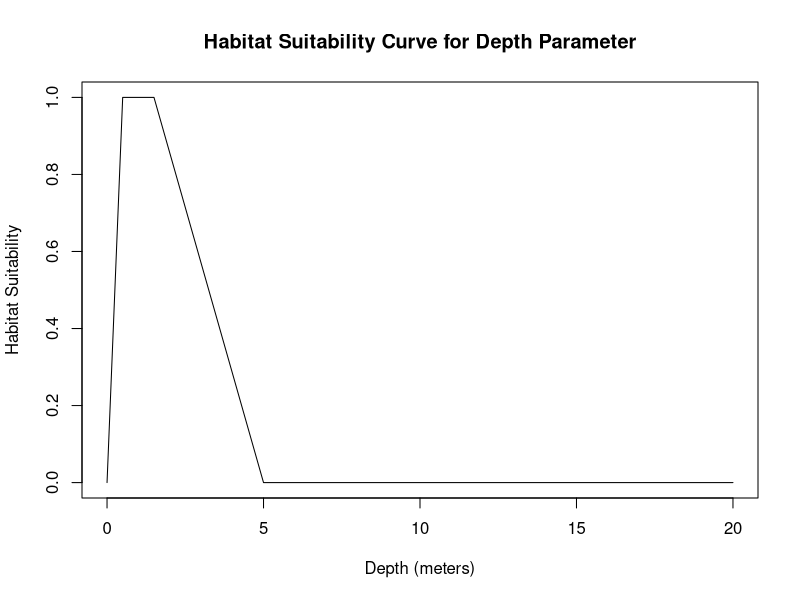
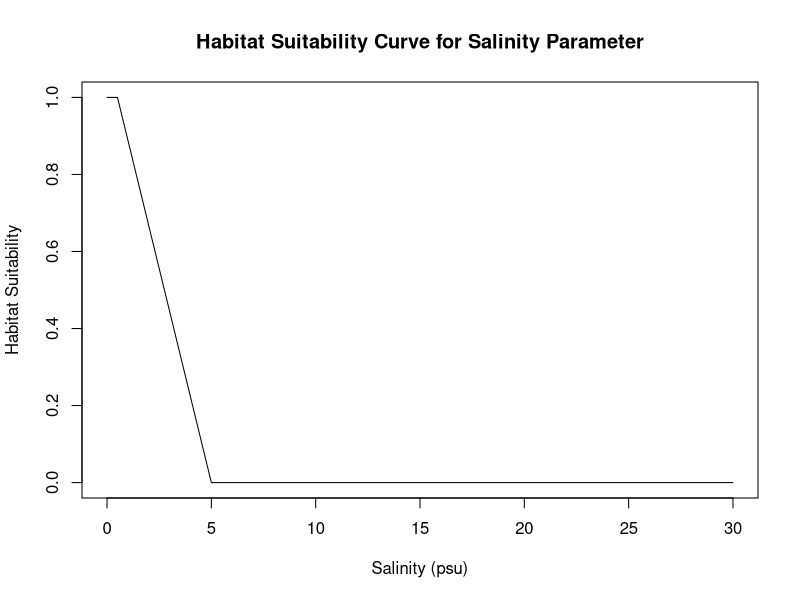
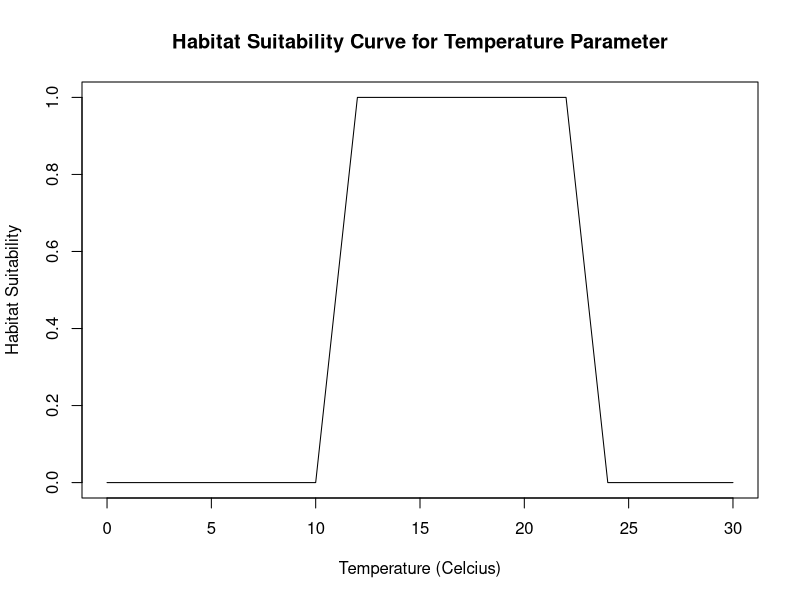
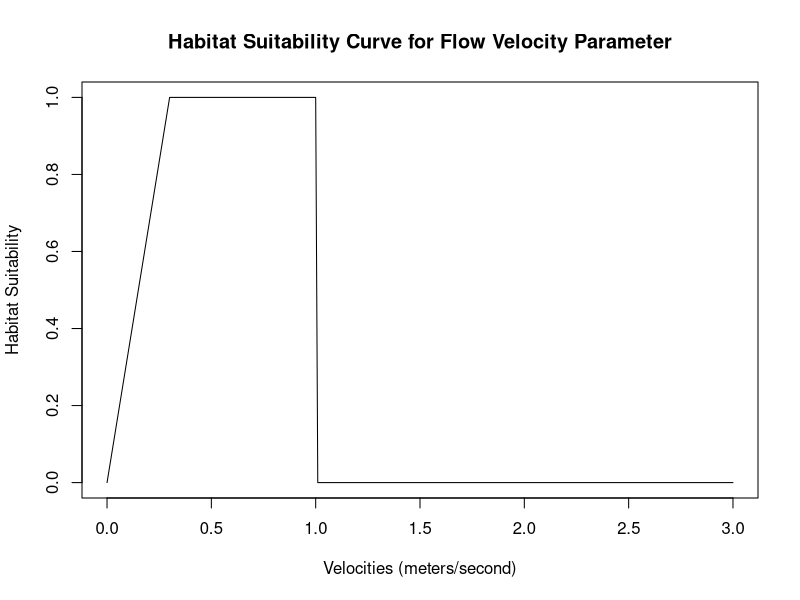
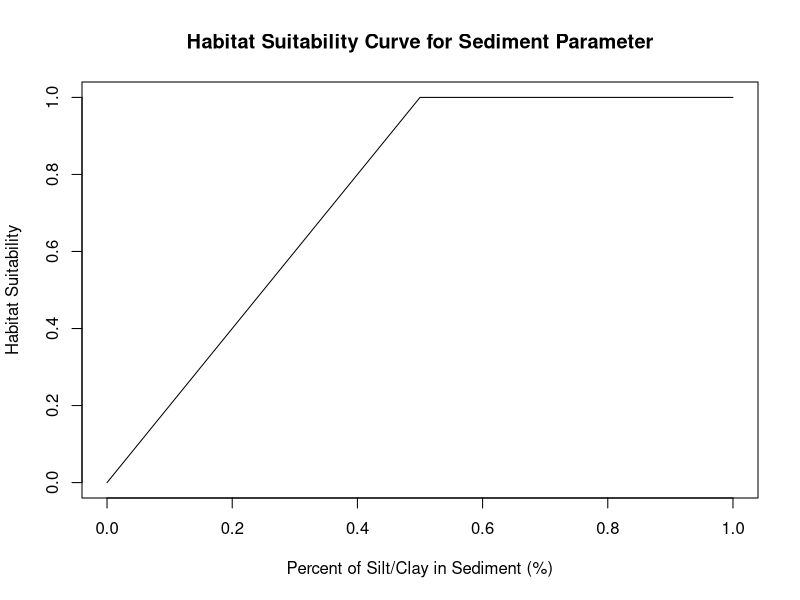

Here is the R script that generated these plots, in order:
## ---- chunk 1
#depth_range <- c(0.305,0.61)#in meters
depth <- (0.305+1)/2 #average between min & max
depth_suitability_curve <- function(depth) {
  # Define the optimal range for depth
  optimal_depth_range <- c(0.5, 1.5) # meters

  # Define the lower and upper thresholds for depth
  lower_threshold <- 0 # meters
  upper_threshold <- 5 # meters

  # Compute the habitat suitability score based on depth
  if (depth < lower_threshold | depth > upper_threshold) {
    suitability_score <- 0
  } else if (depth >= optimal_depth_range[1] & depth <= optimal_depth_range[2]) {
    suitability_score <- 1
  } else if (depth < optimal_depth_range[1]) {
    suitability_score <- (depth - lower_threshold) / (optimal_depth_range[1] - lower_threshold)
  } else if (depth > optimal_depth_range[2]) {
    suitability_score <- (upper_threshold - depth) / (upper_threshold - optimal_depth_range[2])
  }

  return(suitability_score)
}
plot_depth_suitability_curve <- function() {
  # Define the range of depths to plot
  depths <- seq(0, 20, by = 0.01)

  # Compute the habitat suitability score for each depth value
  suitability_scores <- sapply(depths, depth_suitability_curve)

  # Plot the suitability scores as a curve
  plot(depths, suitability_scores, type = "l", xlab = "Depth (meters)", ylab = "Habitat Suitability", ylim=c(0,1),
       main = "Habitat Suitability Curve for Depth Parameter")
}
plot_depth_suitability_curve()
## ---- chunk 2
#optimal Salinity range from 0.0psu-0.5psu
Salinity <- (0+0.5)/2 #average between min & max
salinity_suitability_curve <- function(Salinity,optimal_salinity_range) {
  # Define the optimal range for Salinity
  optimal_salinity_range <- c(0, 0.5) #psu

  # Define the lower and upper thresholds for Salinity
  lower_threshold <- 0 # psu
  upper_threshold <- 5 # psu

  # Compute the habitat suitability score based on Salinity
  if (Salinity < lower_threshold | Salinity > upper_threshold) {
    suitability_score <- 0
  } else if (Salinity >= optimal_salinity_range[1] & Salinity <= optimal_salinity_range[2]) {
    suitability_score <- 1
  } else if (Salinity < optimal_salinity_range[1]) {
    suitability_score <- (Salinity - lower_threshold) / (optimal_salinity_range[1] - lower_threshold)
  } else if (Salinity > optimal_salinity_range[2]) {
    suitability_score <- (upper_threshold - Salinity) / (upper_threshold - optimal_salinity_range[2])
  }

  return(suitability_score)
}
plot_salinity_suitability_curve <- function() {
  # Define the range of Salinities to plot
  Salinities <- seq(0, 30, by = 0.01)

  # Compute the habitat suitability score for each depth value
  suitability_scores <- sapply(Salinities, salinity_suitability_curve)

  # Plot the suitability scores as a curve
  plot(Salinities, suitability_scores, type = "l", xlab = "Salinity (psu)", ylab = "Habitat Suitability", ylim=c(0,1),
       main = "Habitat Suitability Curve for Salinity Parameter")
}
plot_salinity_suitability_curve()
## ---- chunk 3
#optimal temperature range from 0.0psu-0.5psu
temperature <- (6+15)/2 #average between min & max
temperature_suitability_curve <- function(temperature,optimal_temp_range) {
  # Define the optimal range for temperature
  optimal_temp_range <- c(12,22) #celcius

  # Define the lower and upper thresholds for temperature
  lower_threshold <- 10 # psu
  upper_threshold <- 24 # psu

  # Compute the habitat suitability score based on temperature
  if (temperature < lower_threshold | temperature > upper_threshold) {
    suitability_score <- 0
  } else if (temperature >= optimal_temp_range[1] & temperature <= optimal_temp_range[2]) {
    suitability_score <- 1
  } else if (temperature < optimal_temp_range[1]) {
    suitability_score <- (temperature - lower_threshold) / (optimal_temp_range[1] - lower_threshold)
  } else if (temperature > optimal_temp_range[2]) {
    suitability_score <- (upper_threshold - temperature) / (upper_threshold - optimal_temp_range[2])
  }

  return(suitability_score)
}
plot_temperature_suitability_curve <- function() {
  # Define the range of temperature to plot
  temps <- seq(0, 30, by = 0.01)

  # Compute the habitat suitability score for each depth value
  suitability_scores <- sapply(temps, temperature_suitability_curve)

  # Plot the suitability scores as a curve
  plot(temps, suitability_scores, type = "l", xlab = "Temperature (Celcius)", ylab = "Habitat Suitability", ylim=c(0,1),
       main = "Habitat Suitability Curve for Temperature Parameter")
}
plot_temperature_suitability_curve()
## ---- chunk 4
#depth_range <- c(0.305,0.61)#in meters
flow_velocity <- (0.3-0.9)/2 #average between min & max
flow_velocity_suitability <- function(flow_velocity) {
  # Define the optimal range for depth
  optimal_velocity_range <- c(0.3, 1) # meters/second

  # Define the lower and upper thresholds for depth
  lower_threshold <- 0 # meters/second
  upper_threshold <- 1.0 # meters/second

  # Compute the habitat suitability score based on depth
  if (flow_velocity < lower_threshold | flow_velocity > upper_threshold) {
    suitability_score <- 0
  } else if (flow_velocity >= optimal_velocity_range[1] & flow_velocity <= optimal_velocity_range[2]) {
    suitability_score <- 1
  } else if (flow_velocity < optimal_velocity_range[1]) {
    suitability_score <- (flow_velocity - lower_threshold) / (optimal_velocity_range[1] - lower_threshold)
  } else if (flow_velocity > optimal_velocity_range[2]) {
    suitability_score <- (upper_threshold - flow_velocity) / (upper_threshold - optimal_velocity_range[2])
  }

  return(suitability_score)
}
plot_Velocity_suitability_curve <- function() {
  # Define the range of depths to plot
  velocities <- seq(0,3, by = 0.01)

  # Compute the habitat suitability score for each depth value
  suitability_scores <- sapply(velocities, flow_velocity_suitability)

  # Plot the suitability scores as a curve
  plot(velocities, suitability_scores, type = "l", xlab = "Velocities (meters/second)", ylab = "Habitat Suitability", ylim=c(0,1),
       main = "Habitat Suitability Curve for Flow Velocity Parameter")
}
plot_Velocity_suitability_curve()
## ---- chunk 5
#depth_range <- c(0.305,0.61)#in meters
SiltClay_per <- (0-0.1)/2 #average between min & max
siltclay_suitability <- function(SiltClay_per) {
  # Define the optimal range for depth
  optimal_siltclay_range <- c(0.5, 1) # percent

  # Define the lower and upper thresholds for silt clay percentage
  lower_threshold <- 0 # meters/second
  upper_threshold <- 1 # meters/second

  # Compute the habitat suitability score based on depth
  if (SiltClay_per < lower_threshold | SiltClay_per > upper_threshold) {
    suitability_score <- 0
  } else if (SiltClay_per >= optimal_siltclay_range[1] & SiltClay_per <= optimal_siltclay_range[2]) {
    suitability_score <- 1
  } else if (SiltClay_per < optimal_siltclay_range[1]) {
    suitability_score <- (SiltClay_per - lower_threshold) / (optimal_siltclay_range[1] - lower_threshold)
  } else if (SiltClay_per > optimal_siltclay_range[2]) {
    suitability_score <- (upper_threshold - SiltClay_per) / (upper_threshold - optimal_siltclay_range[2])
  }

  return(suitability_score)
}
plot_SiltClay_suitability_curve <- function() {
  # Define the range of depths to plot
  siltclay_percentile <- seq(0,1, by = 0.01)

  # Compute the habitat suitability score for each depth value
  suitability_scores <- sapply(siltclay_percentile, siltclay_suitability)

  # Plot the suitability scores as a curve
  plot(siltclay_percentile, suitability_scores, type = "l", xlab = "Percent of Silt/Clay in Sediment (%)", ylab = "Habitat Suitability", ylim=c(0,1),
       main = "Habitat Suitability Curve for Sediment Parameter")
}
plot_SiltClay_suitability_curve()
